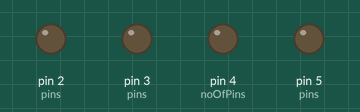
This sketch was run on a simulated Arduino Uno, built with avr-gcc and run on an emulated ATmega328P. On the bench: output pins drawn as LEDs (lit = HIGH). What the sketch prints to the serial monitor is not drawn.

Above: at 0.1 s.
At 3.6 s:
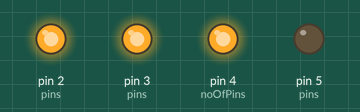
At 7.1 s:
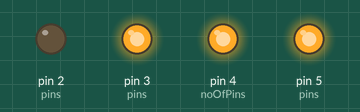
At 14.1 s:
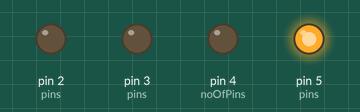
At 21.1 s:
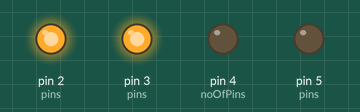
At 28.6 s:
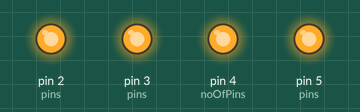
Timing chart, 0 to 32.5 s (numbered marks = the images above):
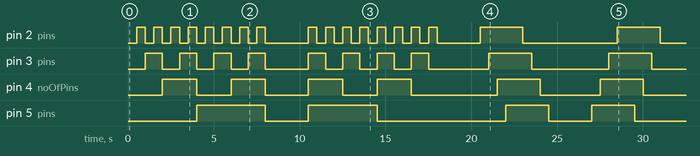

The sketch:

lab7task.ino
```cpp
#include "LedCounter.h"

const int noOfPins = 4;
int pins[noOfPins] = {2, 3, 4, 5}; // arduino pins
LedCounter lc(noOfPins, pins); // instance

void setup()
{
  // put your setup code here, to run once:
  Serial.begin(9600);

  lc.begin(); // put pins in OUTPUT mode
  lc.upCount(); // call upCount function
  lc.allOff(); // turn off all LEDs
  delay(2000);
  lc.downCount(); // call downCount function
  lc.allOff(); // turn off all LEDs
  delay(2000);
  lc.shiftLeft(); // call shiftLeft function
  lc.allOff(); // turn off all LEDs
  delay(2000);
  lc.shiftRight(); // call shiftRight function
  lc.allOff(); // turn off all LEDs
}

void loop()
{
  // put your main code here, to run repeatedly:
}
```

LedCounter.cpp
```cpp
#include "LedCounter.h"

LedCounter :: LedCounter(int noOfLeds, int pins[])
{
  _length = noOfLeds;
  _noOfLeds = noOfLeds;
  for (int i = 0; i < _length; i++)
  {
    _pins[i] = pins[i];
  }
}

void LedCounter :: begin()
{
  for (int i = 0; i < _length; i++)
  {
    pinMode(_pins[i], OUTPUT);
    Serial.print("Pin: ");
    Serial.println(_pins[i]);
  }
}

void LedCounter :: upCount()
{
  for (int n = 0; n < pow(2, _length); n++)
  {
    for (int i = 0; i < _length; i++)
    {
      if (bitRead(n, i) == 1)
      {
        digitalWrite(_pins[i], HIGH);
      }
      else
      {
        digitalWrite(_pins[i], LOW);
      }
    }
    delay(500);
  }
}

void LedCounter :: downCount()
{
  for (int n = pow(2, _length); n >= 0; n--)
  {
    for (int i = 0; i < _length; i++)
    {
      if (bitRead(n, i) == 1)
      {
        digitalWrite(_pins[i], HIGH);
      }
      else
      {
        digitalWrite(_pins[i], LOW);
      }
    }
    delay(500);
  }
}

void LedCounter :: shiftLeft()
{
  // turn on leds
  for (int j = 0; j < _length; j++)
  {
    digitalWrite(_pins[j], HIGH);
    delay(500);
  }

  delay(500);

  // turn off leds
  for (int j = 0; j < _length; j++)
  {
    digitalWrite(_pins[j], LOW);
    delay(500);
  }
}

void LedCounter :: shiftRight()
{
  // turn on leds
  for (int j = _length - 1; j >= 0; j--)
  {
    digitalWrite(_pins[j], HIGH);
    delay(500);
  }

  delay(500);

  // turn off leds
  for (int j = _length - 1; j >= 0; j--)
  {
    digitalWrite(_pins[j], LOW);
    delay(500);
  }
}

void LedCounter :: allOff()
{
  for (int i = 0; i < _length; i++)
  {
    digitalWrite(_pins[i], LOW);
  }
}
```

LedCounter.h
```cpp
#include <Arduino.h>

class LedCounter
{
  public:
    LedCounter(int noOfLeds, int pins[]);
    void begin();
    void upCount();
    void downCount();
    void shiftLeft();
    void shiftRight();
    void allOff();

  private:
    int _noOfLeds; // number of leds
    int _pins[12]; // max pins
    int _length; // redundant
};
```
